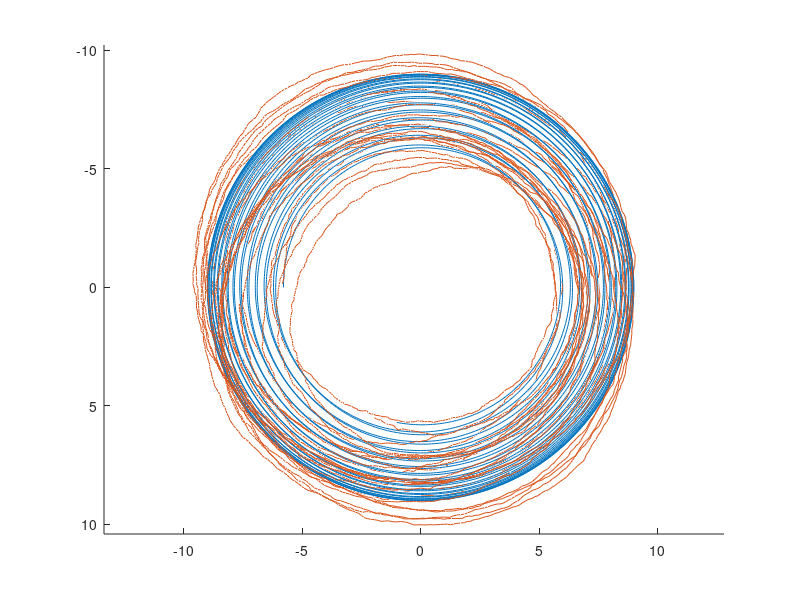

MATLAB code to generate this figure:
function make_data_sphere()
% Absolute measurements

focal_length = 526;
img_height = 344;
img_width = 472;
r = 8;
rv = r+1;

psi = pi;

angle = 40;
theta = angle*pi/180;

[X, Y, Z] = sphere(70);
X = X*r;
Y = Y*r;
Z = Z*r;

dtheta = 0.01*pi/180;
dpsi = 1*pi/180;

pose_gt = [];
measurement_gt = [];

while(theta < (180-angle)*pi/180)
    x = rv*sin(theta)*cos(psi);
    y = rv*sin(theta)*sin(psi);
    z = rv*cos(theta);
    v_phi = 0;
    v_theta = 0;
    v_psi = psi+pi;
    cur_pose = [x;y;z;v_phi;v_theta;v_psi];
    cur_T = state2T(cur_pose);
    cur_R = cur_T(1:3,1:3);
    
    theta2 = acos(rv/r*cos(theta));
    
    norm_dir = [sin(theta2)*cos(psi);...
                sin(theta2)*sin(psi);...
                cos(theta2)];
    point = norm_dir * r;
    
    meas_norm = cur_R'*norm_dir;
    meas_pt = pt_transform(invT(cur_T), point);
    meas_d = -meas_norm'*meas_pt;
    cur_meas = [meas_norm ; meas_d];
%     
%     figure(1);
%     surf(X,Y,Z);
%     hold on;    
%     scatter3(point(1),point(2),point(3),'filled');
%     DrawCam(focal_length, img_height, img_width, cur_pose,0.5, 'r'); 
%     draw_plane(cur_pose, focal_length, img_height, img_width, cur_meas);
%     hold off;
%     set(gca,'YDir','reverse');
%     set(gca,'ZDir','reverse');
%     axis equal;
% 
%     figure(2);
%     scatter3(0,0,0);
%     hold on;
%     DrawCam(focal_length, img_height, img_width, zeros(6,1),0.5, 'r'); 
%     draw_plane(zeros(6,1), focal_length, img_height, img_width, cur_meas);
%     hold off;
%     set(gca,'YDir','reverse');
%     set(gca,'ZDir','reverse');
%     axis equal;
%     drawnow;

    pose_gt = [pose_gt cur_pose];
    measurement_gt = [measurement_gt cur_meas];

    theta = theta+dtheta;
    psi = psi+dpsi;

end

delta_pose = zeros(6, size(pose_gt,2)-1);
delta_pose_noise = zeros(6, size(pose_gt,2)-1);


position_noise = 0.0005;
rotation_noise = 0.0002*pi/180;
meas_normal_noise = 0.002;
meas_dist_noise = 0.002;

measurement_n = zeros(6, size(measurement_gt,2));
measurement_n = measurement_gt + [randn(3,size(measurement_gt,2))*sqrt(meas_normal_noise);...
                               randn(1,size(measurement_gt,2))*sqrt(meas_dist_noise)];

measurement_n(1:3,:) = measurement_n(1:3,:)./(sqrt(sum(measurement_n(1:3,:).^2)));
                           
pose_n = zeros(6,size(pose_gt,2));
pose_n(:,1) = pose_gt(:,1);

absolute_measure = zeros(4, size(pose_gt,1));

gravity_meas_noise = 0.002;
depth_meas_noise = 0.0002;

for i = 1:size(pose_gt,2)
    T = state2T(pose_gt(:,i));
    R = T(1:3,1:3);
    gg = [0;0;1];
    gi = R'*gg;
    gi = gi+randn(3,1)*sqrt(gravity_meas_noise);
    gi = gi/norm(gi);
    absolute_measure(1:3,i) = gi;
end

absolute_measure(4,:) = pose_gt(3,:) + randn(1,size(pose_gt,2))*sqrt(depth_meas_noise);

for i = 1:size(pose_gt,2)-1
    T1 = state2T(pose_gt(:,i));
    T2 = state2T(pose_gt(:,i+1));
    T12 = invT(T1)*T2;
    
    d_state = T2state(T12);
    delta_pose(:,i) = d_state;
    
    d_state_n = [randn(3,1)*sqrt(position_noise);...
                 randn(3,1)*sqrt(rotation_noise)];
             
    delta_pose_noise(:,i) = delta_pose(:,i) + d_state_n;
    
                                      
    T1n = state2T(pose_n(:,i));
    T12n = state2T(delta_pose_noise(:,i));
    T2n = T1n*T12n;
    pose_n(:,i+1) = T2state(T2n);
end

figure(3);
% surf(X,Y,Z);
hold on;
plot3(pose_gt(1,:), pose_gt(2,:), pose_gt(3,:));
plot3(pose_n(1,:), pose_n(2,:), pose_n(3,:));
hold off;
set(gca,'YDir','reverse');
set(gca,'ZDir','reverse');
axis equal;


for i=1:size(pose_n,2)
%     figure(1);
%     surf(X,Y,Z);
%     hold on;    
%     plot3(pose(1,1:i), pose(2,1:i), pose(3,1:i),'r');
%     plot3(pose_n(1,1:i), pose_n(2,1:i), pose_n(3,1:i),'b');
% 
%     DrawCam(focal_length, img_height, img_width, pose(:,i) ,0.5, 'r'); 
%     DrawCam(focal_length, img_height, img_width, pose_n(:,i) ,0.5, 'b');
%     
%     draw_plane(pose(:,i), focal_length, img_height, img_width, measurement(:,i),'r');
%     draw_plane(pose_n(:,i), focal_length, img_height, img_width, measurement_n(:,i),'b');
%     
% 
%     hold off;
%     set(gca,'YDir','reverse');
%     set(gca,'ZDir','reverse');
%     axis equal;    
%     drawnow;
%     
%     
%     figure(2);
%     draw_plane(zeros(6,1), focal_length, img_height, img_width, measurement(:,i),'r');
%     hold on;
%     draw_plane(zeros(6,1), focal_length, img_height, img_width, measurement_n(:,i),'b');
%     DrawCam(focal_length, img_height, img_width, zeros(6,1) ,0.5, 'r');
%     hold off;
%     set(gca,'YDir','reverse');
%     set(gca,'ZDir','reverse');
%     axis equal;    
%     drawnow;
end

%% Write file
write_file('odometry_measurement', delta_pose_noise);
write_file('plane_measurement', measurement_n);
write_file('initial_pose',pose_gt(:,1));
write_file('absolute_measure',absolute_measure);

write_file('gt_pose', pose_gt);
write_file('gt_measurement', measurement_gt);

end

function write_file(file_name, data)
fileID = fopen(strcat(file_name, '.txt'), 'w');
for i=1:size(data,2)
    for j=1:size(data,1)
        fprintf(fileID, '%8.8f', data(j,i));
        if j<size(data,1)
            fprintf(fileID, '\t');
        end
    end
    if i<size(data,2)
        fprintf(fileID,'\n');
    end
end
fclose(fileID);
end

function pt2 = pt_transform(T, pt)
    temp = [pt; ones(1, size(pt,2))];
    pt2 = T*temp;
    pt2 = pt2(1:3,:);
end

function T = state2T(State)
    x = State(1);
    y = State(2);
    z = State(3);
    roll = State(4);
    pitch = State(5);
    yaw = State(6);
    
    R = rpy2R(roll, pitch, yaw);
    T = [R [x,y,z]';...
         0, 0, 0, 1];
end

function iT = invT(T)
R = T(1:3,1:3);

iT = [R', -R'*T(1:3,4);
      0, 0, 0, 1];
end

function state = T2state(T)
    R = T(1:3,1:3);
    theta = -asin(R(3,1));
    phi = atan2(R(3,2)/cos(theta), R(3,3)/cos(theta));
    psi = atan2(R(2,1)/cos(theta), R(1,1)/cos(theta));
    state = [T(1:3,4) ; phi; theta; psi];
end

function R = rpy2R(r, p, y)

    R_y = [cos(y),  -sin(y), 0;...
           sin(y),   cos(y), 0;...
           0,        0,      1];
       
    R_p = [cos(p),   0,      sin(p);...
           0,        1,      0;...
           -sin(p)   0,      cos(p)];
    
    R_r = [1,        0,      0;...
           0,        cos(r), -sin(r);...
           0,        sin(r), cos(r)];
       
    R = R_y*R_p*R_r;
end


function DrawCam(focalL,ImgH,ImgW,state,L,Color)
Origin=[0;0.00;0];

Depth = L;
Height = L*ImgH/(2*focalL);
Width = L*ImgW/(2*focalL);

P1=[Depth;-Width;-Height];
P2=[Depth;-Width;Height];
P3=[Depth;Width;-Height];
P4=[Depth;Width;Height];

Rroll = [1 0 0;0 cos(state(4)),sin(state(4));0,-sin(state(4)),cos(state(4))];
Rpitch = [cos(state(5)),0,-sin(state(5));0,1,0;sin(state(5)),0,cos(state(5))];
Ryaw = [cos(state(6)),sin(state(6)),0;-sin(state(6)),cos(state(6)),0;0,0,1];
R=Rroll*Rpitch*Ryaw;
P1=P1'*R;
P2=P2'*R;
P3=P3'*R;
P4=P4'*R;

plot3([Origin(1)+state(1);Origin(1)+state(1)+P1(1)],[Origin(2)+state(2);Origin(2)+state(2)+P1(2)],[Origin(3)+state(3);Origin(3)+state(3)+P1(3)],Color,'LineWidth',1.5);
plot3([Origin(1)+state(1);Origin(1)+state(1)+P2(1)],[Origin(2)+state(2);Origin(2)+state(2)+P2(2)],[Origin(3)+state(3);Origin(3)+state(3)+P2(3)],Color,'LineWidth',1.5);
plot3([Origin(1)+state(1);Origin(1)+state(1)+P3(1)],[Origin(2)+state(2);Origin(2)+state(2)+P3(2)],[Origin(3)+state(3);Origin(3)+state(3)+P3(3)],Color,'LineWidth',1.5);
plot3([Origin(1)+state(1);Origin(1)+state(1)+P4(1)],[Origin(2)+state(2);Origin(2)+state(2)+P4(2)],[Origin(3)+state(3);Origin(3)+state(3)+P4(3)],Color,'LineWidth',1.5);
plot3([Origin(1)+state(1)+P1(1);Origin(1)+state(1)+P2(1);Origin(1)+state(1)+P4(1);Origin(1)+state(1)+P3(1);Origin(1)+state(1)+P1(1)],...
    [Origin(2)+state(2)+P1(2);Origin(2)+state(2)+P2(2);Origin(2)+state(2)+P4(2);Origin(2)+state(2)+P3(2);Origin(2)+state(2)+P1(2)],...
    [Origin(3)+state(3)+P1(3);Origin(3)+state(3)+P2(3);Origin(3)+state(3)+P4(3);Origin(3)+state(3)+P3(3);Origin(3)+state(3)+P1(3)],Color,'LineWidth',1.5);
end

function draw_plane(state, focal_length, img_height, img_width, plane_model,color)
T = state2T(state);

V1 = [focal_length; img_width/2; -img_height/2];
V2 = [focal_length; img_width/2; img_height/2];
V3 = [focal_length; -img_width/2; img_height/2];
V4 = [focal_length; -img_width/2; -img_height/2];

t1 = -plane_model(4)/(V1'*plane_model(1:3,1));
t2 = -plane_model(4)/(V2'*plane_model(1:3,1));
t3 = -plane_model(4)/(V3'*plane_model(1:3,1));
t4 = -plane_model(4)/(V4'*plane_model(1:3,1));

P1 = V1*t1;
P2 = V2*t2;
P3 = V3*t3;
P4 = V4*t4;

P1 = pt_transform(T, P1);
P2 = pt_transform(T, P2);
P3 = pt_transform(T, P3);
P4 = pt_transform(T, P4);

Ps = [P1 P2 P3 P4 P1];

plot3(Ps(1,:), Ps(2,:), Ps(3,:),color,'linewidth',2);

end

function draw_circle(surfel_p, surfel_n, surfel_r, surfel_c)
% surfel_p : Surfel center position
% surfel_n : Surfel normal direction
% surfel_r : Surfel radius
% surfel_c : Surfel color (if needed)

t = 0:0.1:2*pi;
z = zeros(size(t,2), 1);
x = surfel_r*cos(t');
y = surfel_r*sin(t');

a = [0;0;1];
b = surfel_n;
v = vx(a)*b;
s = sqrt(v'*v);
c = a'*b;
R2 = eye(3) + vx(v) + vx(v)*vx(v)*(1-c)/(s^2);

[R, ~] = calculate_quaternion([0;0;1], surfel_n);
T = [R surfel_p;0 0 0 1];
X = [x';y';z'; ones(1, size(x,1))];
X2 = T*X;
X2 = X2(1:3,:);
X2 = [X2 X2(:,1)];

fill3(X2(1,:), X2(2,:), X2(3,:), surfel_c);
plot3(X2(1,:), X2(2,:), X2(3,:));
end

function M = vx(vec)
    vec = vec/sqrt((vec'*vec));
    v1 = vec(1);
    v2 = vec(2);
    v3 = vec(3);
    M = [0 -v3 v2;...
         v3 0 -v1;...
         -v2 v1 0];
end

function [R, q] = calculate_quaternion(v1, v2)
    v3 = cross(v1,v2);
    if(norm(v3)==0)
        R = eye(3);
        q = 0;
    else
        v3 = v3/norm(v3);
        theta = acos((v1'*v2)/(norm(v1)*norm(v2)));
        etha = cos(theta/2);
        epsilon = v3*sin(theta/2);
        q = [etha; epsilon];
        R = quat2rotm(q');
    end
end
